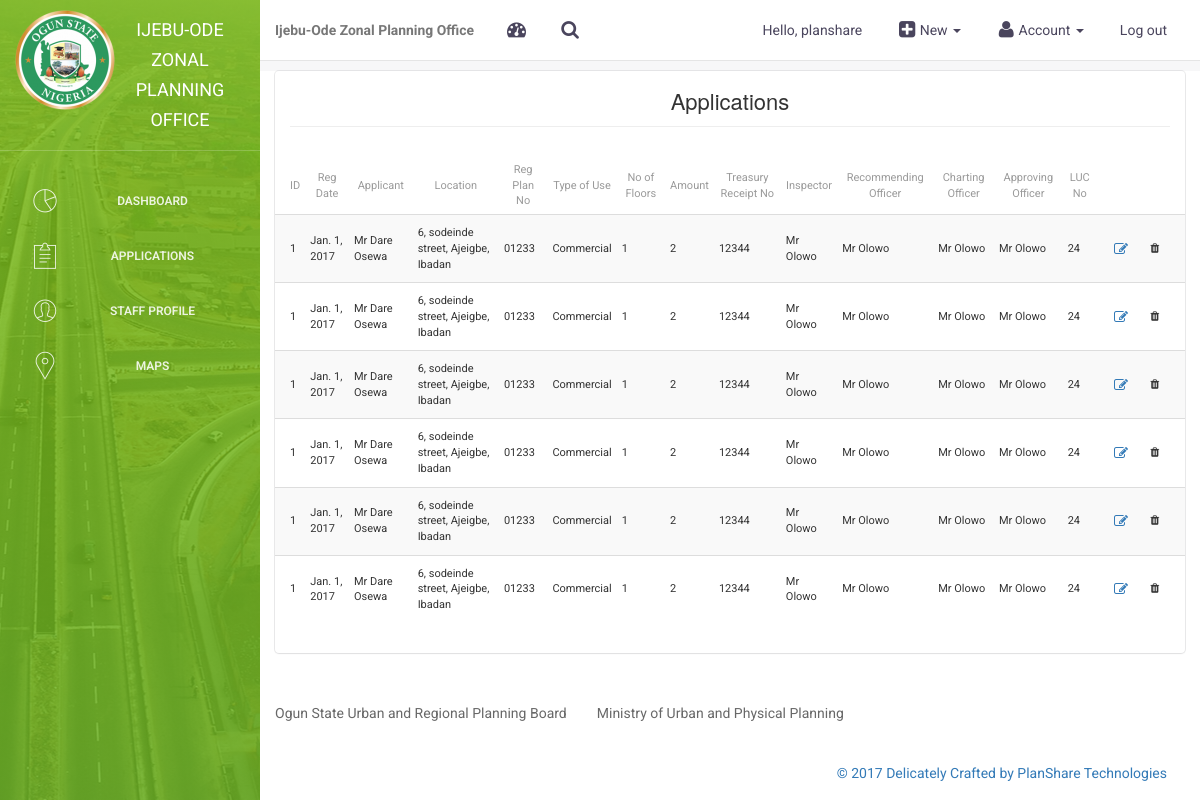
/applications (signed in), run on the app's committed database.
### record/models.py (models this page shows)
class application(models.Model):
    sn = models.IntegerField(default=0)
    date_of_registration = models.DateField(default='01/01/2017')
    applicant = models.CharField(max_length=250)
    location = models.CharField(max_length=250)
    registration_plan_number = models.CharField(max_length=20)
    type_of_use = models.CharField(choices=landusechoices, max_length=15)
    no_of_floors = models.IntegerField()
    amount = models.IntegerField()
    treasury_receipt_number = models.CharField(max_length=25)
    inspector = models.ForeignKey('staff', related_name='staff_inspector', on_delete=models.SET_NULL, null=True)
    recommending_officer = models.ForeignKey('staff', related_name='staff_recommending_officer', on_delete=models.SET_NULL, null=True)
    charting_officer = models.ForeignKey('staff', related_name='staff_charting_officer', on_delete=models.SET_NULL, null=True)
    approving_officer = models.ForeignKey('staff', related_name='staff_approving_officer', on_delete=models.SET_NULL, null=True)
    luc_no = models.CharField(max_length=10)

class staff(models.Model):
    name = models.CharField(max_length=25)
    position = models.CharField(choices= position_choices, default='Others', max_length=100)
    sex = models.CharField(choices=sex_choices, max_length=6)
    profile_photo = models.FileField(upload_to='profile_photo', default='profile_photo')
    def __str__(self):
        return self.name

### record/views.py (the view)
# urls.py: url(r'^applications$', views.applicationsview.as_view(), name='applications'),
class applicationsview(ListView):
    model = application
    context_object_name = 'applications'
    template_name = 'record/applications.html'
    paginate_by = 10
    queryset = application.objects.all()

### templates/record/applications.html (shortened to what this page needs)
{% extends 'record/base.html' %}
{% block title %}
<h4 class="title">Applications</h4>
    <hr>
{% endblock %}
{% block content %}
<div class="content table-responsive table-full-width">
                                <table class="table table-hover table-striped">
                                    <thead>
                                        <th>ID</th>
                                        <th>Reg Date</th>
                                    	<th>Applicant</th>
                                    	<th>Location</th>
                                    	<th>Reg Plan No</th>
                                    	<th>Type of Use</th>
                                        <th>No of Floors</th>
                                    	<th>Amount</th>
                                    	<th>Treasury Receipt No</th>
                                    	<th>Inspector</th>
                                        <th>Recommending Officer</th>
                                        <th>Charting Officer</th>
                                        <th>Approving Officer</th>
                                        <th>LUC No</th>
                                    </thead>
                                    <tbody>
                                    {% for application in applications %}
                                        <tr>
                                        	<td>{{ application.sn }}</td>
                                        	<td>{{ application.date_of_registration }}</td>
                                        	<td>{{ application.applicant }}</td>
                                        	<td>{{ application.location }}</td>
                                        	<td>{{ application.registration_plan_number }}</td>
                                            <td>{{ application.type_of_use }}</td>
                                        	<td>{{ application.no_of_floors }}</td>
                                        	<td>{{ application.amount }}</td>
                                        	<td>{{ application.treasury_receipt_number }}</td>
                                        	<td>{{ application.inspector }}</td>
                                            <td>{{ application.recommending_officer }}</td>
                                        	<td>{{ application.charting_officer }}</td>
                                        	<td>{{ application.approving_officer }}</td>
                                            <td>{{ application.luc_no }}</td>
                                            {% if user.is_authenticated %}
                                             <td><a href="{% url 'records:updateapplication' application.id %}"><span class="fa fa-edit"></span></a></td>
                                            <td><form method="post" action="{% url 'records:deleteapplication' application.id %}">{% csrf_token %}<button class="fa-submit confirm-delete" type="submit"><span class="fa fa-trash"></span> </button></form></td>
                                            {% endif %}
                                        </tr>
                                    {% endfor %}
                                    </tbody>
                                </table>
                            </div>
{% endblock %}

### templates/record/base.html (shortened to what this page needs)
<!doctype html>
<html lang="en">
<head>
    <link href="/static/assets/css/bootstrap.min.css" rel="stylesheet" />
    <link href="/static/assets/css/pie.css" rel="stylesheet" />
    <link href="/static/assets/css/animate.min.css" rel="stylesheet"/>
    <link href="/static/assets/css/light-bootstrap-dashboard.css" rel="stylesheet"/>
    <link href="/static/assets/css/demo.css" rel="stylesheet" />
    <link href="/static/assets/css/font-awesome.min.css" rel="stylesheet"/>
    <link href="/static/assets/css/pe-icon-7-stroke.css" rel="stylesheet" />
    <link rel="stylesheet" href="/static/assets/css/user-profiles-list-small.css">
</head>
<body>
<div class="wrapper">
    <div class="sidebar" data-color="green" data-image="/static/assets/img/oguninfrastructure.jpg">
    	<div class="sidebar-wrapper">
            <div class="logo">
                <img class="logoimage" src="/static/assets/img/ogun%20state%20emblem.png">
                <a href="{% url 'records:index' %}" class="simple-text">
                    Ijebu-Ode Zonal Planning Office
                </a>
            </div>
            <ul class="nav">
                <li>
                    <a href="{% url 'records:index' %}">
                        <i class="pe-7s-graph"></i>
                        <p>Dashboard</p>
                    </a>
                </li>
                <li>
                    <a href="{% url 'records:applications' %}">
                        <i class="pe-7s-note2"></i>
                        <p>Applications</p>
                    </a>
                </li>
                 <li>
                    <a href="{% url 'records:staff_profile' %}">
                        <i class="pe-7s-user"></i>
                        <p>Staff Profile</p>
                    </a>
                </li>
                <li>
                    <a href="{% url 'records:maps' %}">
                        <i class="pe-7s-map-marker"></i>
                        <p>Maps</p>
                    </a>
                </li>
            </ul>
    	</div>
    </div>
    <div class="main-panel">
        <nav class="navbar navbar-default navbar-fixed">
            <div class="container-fluid">
                <div class="navbar-header">
                    <a class="navbar-brand" href="#">Ijebu-Ode Zonal Planning Office</a>
                </div>
                <div class="collapse navbar-collapse">
                    <ul class="nav navbar-nav navbar-left">
                        <li>
                            <a href="{% url 'records:index' %}" class="dropdown-toggle" data-toggle="dropdown">
                                <i class="fa fa-dashboard"></i>
                            </a>
                        </li>
                        <li>
                           <a href="{% url 'records:search' %}">
                                <i class="fa fa-search"></i>
                            </a>
                        </li>
                    </ul>
                    <ul class="nav navbar-nav navbar-right">
                        {%  if user.is_authenticated %}
                         <li>
                            <a>
                                Hello, {{ user }}
                            </a>
                        </li>
                            <li class="dropdown">
                              <a href="#" class="dropdown-toggle" data-toggle="dropdown">
                                  <span class="fa fa-plus-square"></span> New
                                    <b class="caret"></b>
                              </a>
                        </li>
                            <li class="dropdown">
                              <a href="#" class="dropdown-toggle" data-toggle="dropdown">
                                    <span class="fa fa-user"></span> Account
                                    <b class="caret"></b>
                              </a>
                        </li>
                        <li>
                            <a href="{% url 'account_logout' %}">
                                Log out
                            </a>
                        </li>
                        {% endif %}
                    </ul>
                </div>
            </div>
        </nav>
        <div class="content">
            <div class="container-fluid">
                <div class="row">
                    <div class="col-md-12">
                        <div class="card">
                            <div class="header">
                                {% block title %}{% endblock %}
                            </div>
                            {% block content %}
                            {% endblock %}
                        </div>
                    </div>
        <footer class="footer">
            <div class="container-fluid">
                <nav class="pull-left">
                    <ul>
                        <li>
                            <a href="http://ogunstate.gov.ng/ogsurpb/">
                                Ogun State Urban and Regional Planning Board
                            </a>
                        </li>
                        <li>
                            <a href="http://ogunstate.gov.ng/mup/">
                                Ministry of Urban and Physical Planning
                            </a>
                        </li>
                    </ul>
                </nav>
                <p class="copyright pull-right">
                    <a class="nohover" href="http://www.plansharetech.com"> &copy; 2017 Delicately Crafted by PlanShare Technologies</a>
                </p>
            </div>
        </footer>
    </div>
</div>
        </div>
    </div>
</div>
</body>
</html>

### data on the page
application: sn "1", date_of_registration "Jan. 1, 2017", applicant "Mr Dare Osewa", location "6, sodeinde street, Ajeigbe, Ibadan", registration_plan_number "01233", type_of_use "Commercial", no_of_floors "1", amount "2", treasury_receipt_number "12344", inspector "Mr Olowo", recommending_officer "Mr Olowo", charting_officer "Mr Olowo", approving_officer "Mr Olowo", luc_no "24"
application: sn "1", date_of_registration "Jan. 1, 2017", applicant "Mr Dare Osewa", location "6, sodeinde street, Ajeigbe, Ibadan", registration_plan_number "01233", type_of_use "Commercial", no_of_floors "1", amount "2", treasury_receipt_number "12344", inspector "Mr Olowo", recommending_officer "Mr Olowo", charting_officer "Mr Olowo", approving_officer "Mr Olowo", luc_no "24"
application: sn "1", date_of_registration "Jan. 1, 2017", applicant "Mr Dare Osewa", location "6, sodeinde street, Ajeigbe, Ibadan", registration_plan_number "01233", type_of_use "Commercial", no_of_floors "1", amount "2", treasury_receipt_number "12344", inspector "Mr Olowo", recommending_officer "Mr Olowo", charting_officer "Mr Olowo", approving_officer "Mr Olowo", luc_no "24"
application: sn "1", date_of_registration "Jan. 1, 2017", applicant "Mr Dare Osewa", location "6, sodeinde street, Ajeigbe, Ibadan", registration_plan_number "01233", type_of_use "Commercial", no_of_floors "1", amount "2", treasury_receipt_number "12344", inspector "Mr Olowo", recommending_officer "Mr Olowo", charting_officer "Mr Olowo", approving_officer "Mr Olowo", luc_no "24"
application: sn "1", date_of_registration "Jan. 1, 2017", applicant "Mr Dare Osewa", location "6, sodeinde street, Ajeigbe, Ibadan", registration_plan_number "01233", type_of_use "Commercial", no_of_floors "1", amount "2", treasury_receipt_number "12344", inspector "Mr Olowo", recommending_officer "Mr Olowo", charting_officer "Mr Olowo", approving_officer "Mr Olowo", luc_no "24"
application: sn "1", date_of_registration "Jan. 1, 2017", applicant "Mr Dare Osewa", location "6, sodeinde street, Ajeigbe, Ibadan", registration_plan_number "01233", type_of_use "Commercial", no_of_floors "1", amount "2", treasury_receipt_number "12344", inspector "Mr Olowo", recommending_officer "Mr Olowo", charting_officer "Mr Olowo", approving_officer "Mr Olowo", luc_no "24"

### other printed values
{{ user }} "planshare"
